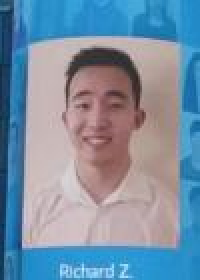
#> input picture temp_face.jpg, 100 x 140 px (shown 2 times larger)
$ python -i Profile.py   (imports and definitions only)
#> lines starting #> are read from the running program, lines starting #| are printed output that depends on the picture; after the words box and inside, x2 and y2 are one past the last pixel; in counts of white or black regions, pixels touching at a corner belong together
#> further down, picture is the input picture: shape (140, 100, 3); mean B, G, R 164.8, 143.5, 120.9
import pytesseract
import cv2
import numpy

pytesseract.pytesseract.tesseract_cmd = 'C:/Program Files (x86)/Tesseract-OCR/tesseract.exe'


class FaceProfile:

    def __init__(self, **kwargs):

        self.image_list = [kwargs.get("init_image")]
        self.frames_to_complete_info = 8

    def add_image_to_list(self, image):
        self.image_list.append(image)

    def try_parsing_image(self, text_image, target_dir, seconds_into_video, profile_num):
        if len(self.image_list) > self.frames_to_complete_info:

            name, division = get_name_and_division_from_text_image(text_image)
            print(name, division)

            profile_filename = "{}/{}".format(
                target_dir,
                "{}; {}; {}; {} min {} sec.jpg".format(
                    "Profile " + str(profile_num),
                    name,
                    division,
                    int((seconds_into_video % 3600) // 60) + 60,  # minutes
                    int(seconds_into_video % 60)        # seconds
                )
            )
            print(profile_filename)
            self.image_list[-1].save(profile_filename)
            return True
        return False


def get_text_from_text_image(text_image):
    gray = cv2.cvtColor(text_image, cv2.COLOR_BGR2GRAY)
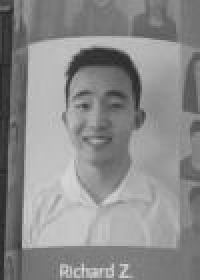
#> gray: shape (140, 100) (shown 2 times larger); min 37, max 224, mean 139.2
    sharpen_kernel = numpy.array([[-1, -1, -1], [-1, 9, -1], [-1, -1, -1]])
    sharpen = cv2.filter2D(gray, -1, sharpen_kernel)
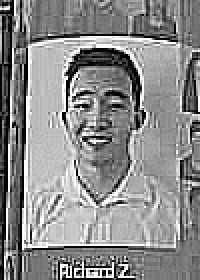
#> sharpen: shape (140, 100) (shown 2 times larger); min 0, max 255, mean 139.3
    thresh = cv2.threshold(sharpen, 0, 255, cv2.THRESH_BINARY_INV + cv2.THRESH_OTSU)[1]
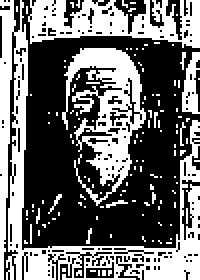
#> thresh: shape (140, 100) (shown 2 times larger); 42.5% white; 133 white regions (129 under 20 px), largest, box (x1, y1, x2, y2) and area: (0, 0, 100, 140) 2760, (31, 24, 73, 103) 1409, (14, 0, 100, 24) 1207, (91, 26, 100, 57) 171
#> (the run stopped early here; a loop or call above may not have finished)
